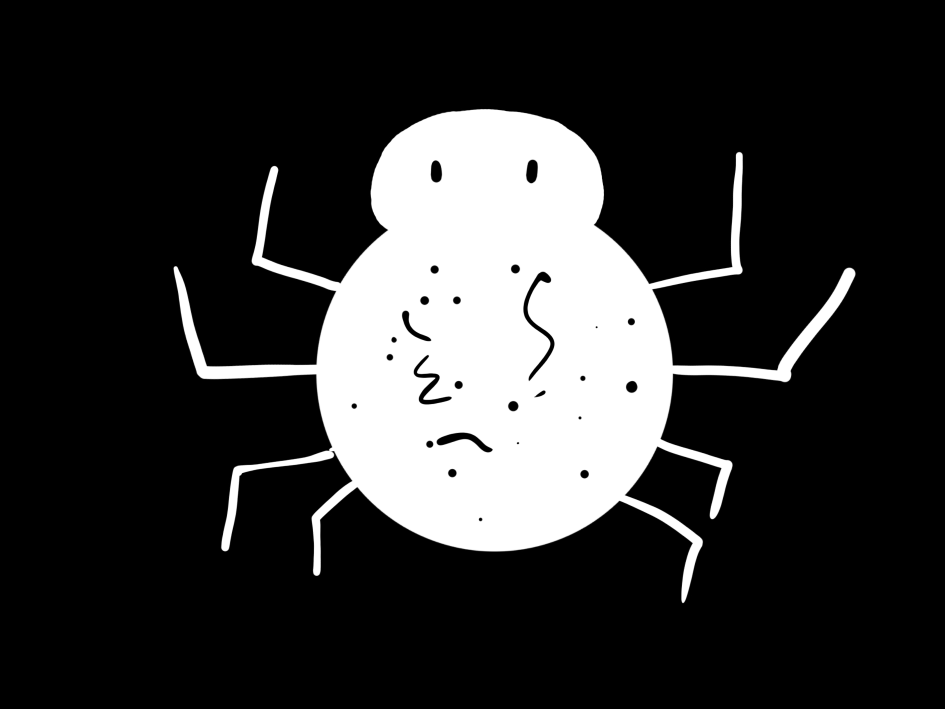
#> input picture OpenCV/spider.jpg, 1890 x 1417 px (shown at 1/2 size)
$ jupyter execute '7.黑帽运算.ipynb'
#> lines starting #> are read from the running program, lines starting #| are printed output that depends on the picture
# 黑帽运算

`dst = cv2.morphologyEx(img, cv2.MORPH_BLACKHAT,k)`

[cell 1]
import cv2
import numpy as np
img = cv2.imread('../spider.jpg')
#> img is the input picture: shape (1417, 1890, 3); min 0, max 255, mean 49.2
img = cv2.resize(img,(640,320))
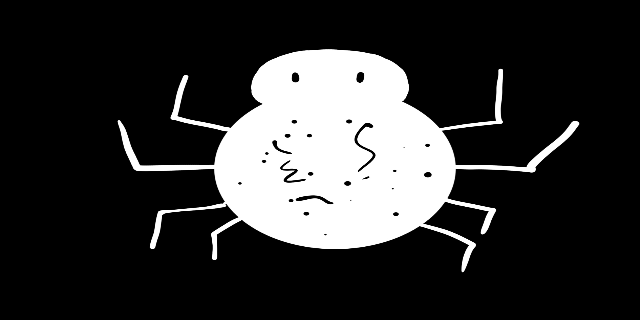
#> img: shape (320, 640, 3); min 0, max 255, mean 49.2
k = np.ones((7,7),np.uint8)
cv2.imshow('img', img)
dst = cv2.morphologyEx(img,cv2.MORPH_BLACKHAT,k)
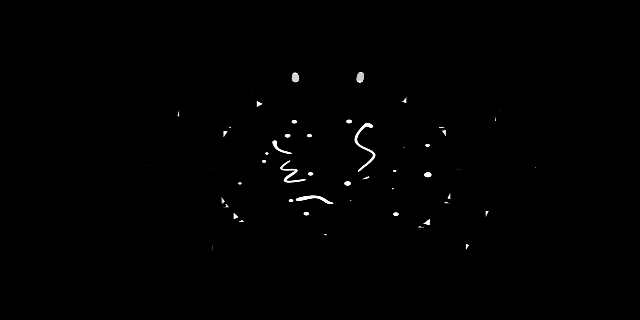
#> dst: shape (320, 640, 3); min 0, max 255, mean 1.3
cv2.imshow('dst',dst)
cv2.waitKey()
cv2.destroyAllWindows()
